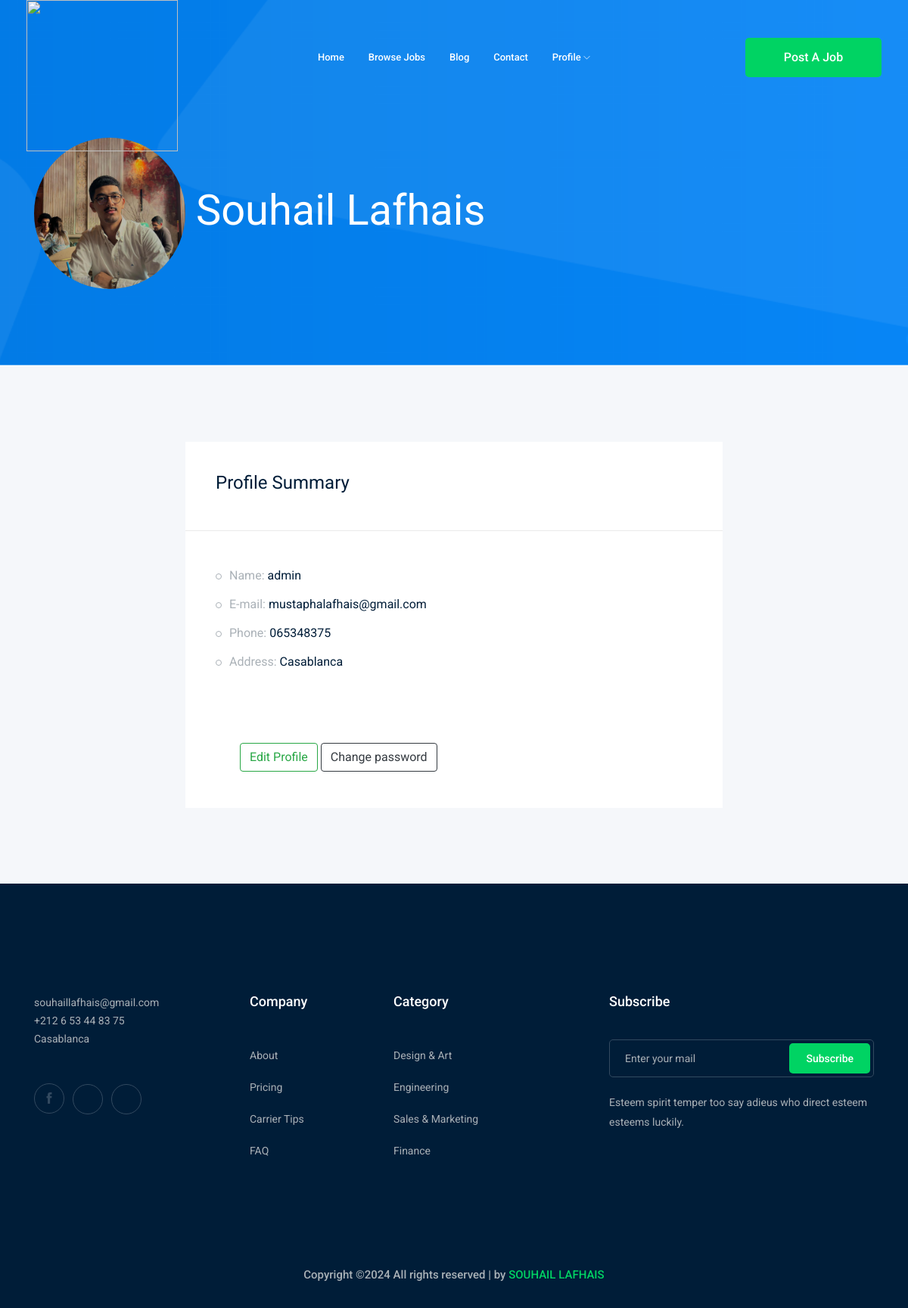
Screenshot of /accounts/profile (signed in) with the database file from the repository.
### accounts/models.py (models this page shows)
class Profile(models.Model):
    user = models.OneToOneField(User, on_delete=models.CASCADE)
    city = models.ForeignKey('City', related_name='user_city',on_delete=models.CASCADE, null=True, blank=True)
    phone_number =models.CharField(max_length=15)
    image = models.ImageField(upload_to='profile/')
    def __str__(self):
        return str(self.user)

class City(models.Model):
    name = models.CharField(max_length=40)
    def __str__(self):
        return str(self.name)

### accounts/views.py (the view)
# urls.py: path('profile', views.profile, name='profile'),
def profile(request):
    profile = Profile.objects.get(user=request.user)
    return render(request,'accounts/profile.html',{'profile':profile})

### accounts/templates/accounts/profile.html (shortened to what this page needs)
{% extends 'base.html'  %}
{% load bootstrap4 %}
{% block body %}
   <div class="bradcam_area bradcam_bg_1">
       <div class="container">
           <div class="row">
               <div class="col-xl-12">
                   <div class="bradcam_text">
                       <h3><img src="{{ profile.image.url }}" class="profile-image" style="object-fit:cover; width:200px;height:200px;border-radius:50%;" > {{ profile.user.first_name }} {{ profile.user.last_name }}</h3>
                   </div>
               </div>
           </div>
       </div>
   </div>
   <div class="job_details_area">
       <div class="container">
               <div class="col-lg-8 mx-auto">
                   <div class="job_sumary">
                       <div class="summery_header">
                           <h3>Profile Summary</h3>
                       </div>
                       <div class="job_content">
                        <ul style="list-style-type: none;">
                            <li>Name: <span>{{profile}}</span></li>
                            <li>E-mail: <span>{{profile.user.email}}</span></li>
                            <li>Phone: <span>{{profile.phone_number}}</span></li>
                            <li>Address: <span>{{profile.city}}</span></li>
                        </ul>
                       </div>
                       <div class="p-5 mx-lg-4">
                        <ul>
                            <li style="display:inline-block;">
                                <a href="{% url 'accounts:profile_edit' %}" class="btn btn-outline-success"><span style="text-align: center"> Edit Profile </span></a>                            </li>
                            <li style="display:inline-block;">
                                <a href="{% url 'password_change' %}"   class="btn btn-outline-dark" ><span style="text-align: center">Change password </span></a>                            </li>
                        </ul>
                       </div>
                   </div>
               </div>
           </div>
       </div>
{% endblock body %}

### rows the page displays
Profile: image (picture), user.first_name "Souhail", user.last_name "Lafhais", user.username "admin", user.email "mustaphalafhais@gmail.com", phone_number "065348375", city "Casablanca"
